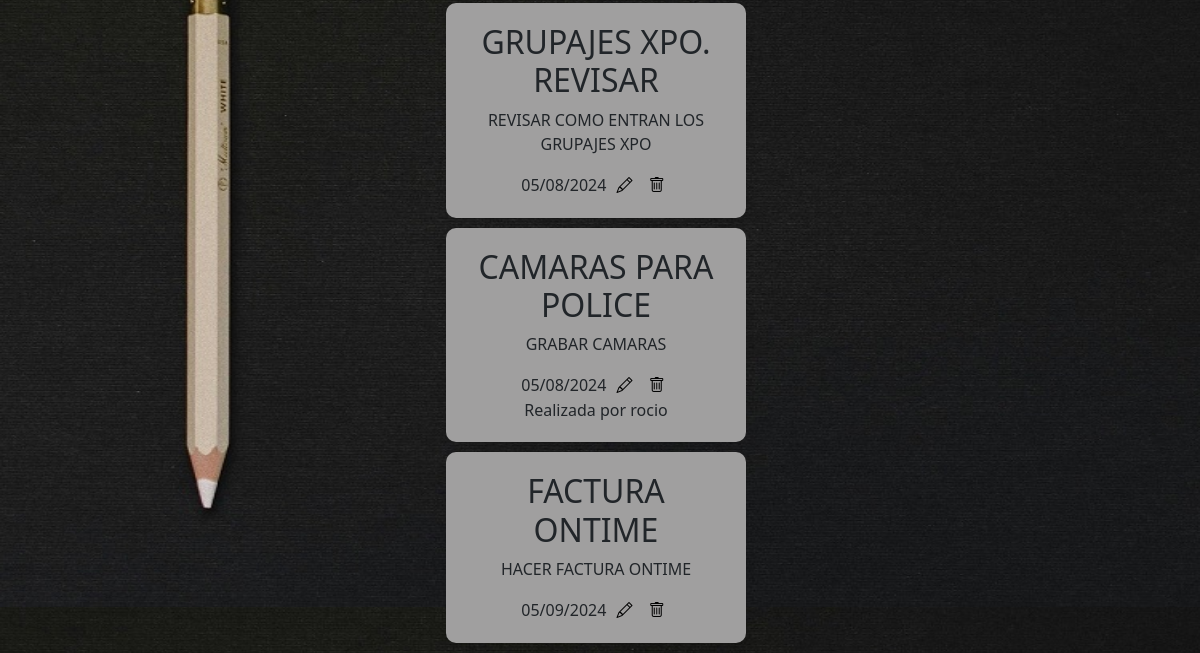
Before: /pasadas (lower part) with the older database file.
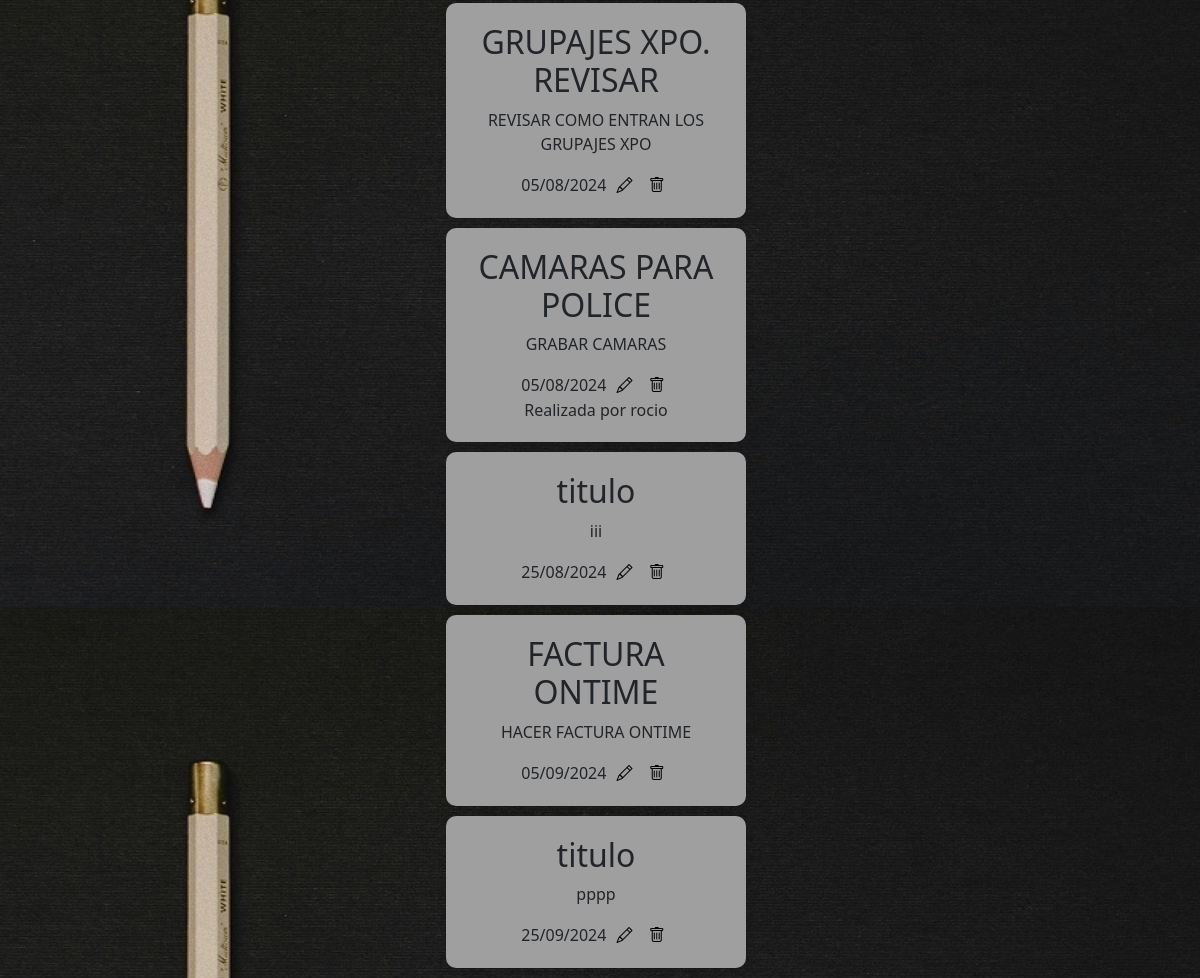
After: the same page with the newer database file.
### models.py (models this page shows, shortened)
class Tarea(db.Base):
    __tablename__ = "tarea"
    id = Column(Integer, primary_key=True)
    titulo = Column(String(20), nullable=False)
    contenido = Column(String(200), nullable=False)
    fecha_alta = Column(DateTime, nullable=False)
    fecha_alerta = Column(Date, nullable=False)
    realizada = Column(Boolean, default=False)
    nombre_doc = Column(String(200))
    usuario = Column(String(20))

### tareas/tareas.py (the view)
    @app.route('/pasadas')
    def home_pasadas():
        hoy = datetime.today().date()
        lista_pasadas = db.session.query(Tarea).filter(Tarea.fecha_alerta < hoy).all()
        lista_pasadas_ordenada = sorted(lista_pasadas, key=lambda tarea: tarea.fecha_alerta)
        return render_template("tareas_pasadas.html", lista_pasadas = lista_pasadas_ordenada, hoy=hoy)

### db.py (called while the page is built, shortened)
@event.listens_for(engine, "connect")
def _sqlite_varios_procesos(dbapi_connection, connection_record):
    cursor = dbapi_connection.cursor()
    cursor.execute("PRAGMA journal_mode=WAL")
    cursor.fetchone()
    cursor.execute("PRAGMA busy_timeout=30000")
    cursor.close()

def close_session(error=None):
    if not has_request_context():
        return

    def __getattr__(self, name):
        if has_request_context():
            if 'db_session' not in g:
                g.db_session = Session()
                logger.info("Nueva sesion de BD creada para el request")
            return getattr(g.db_session, name)
        temp_session = Session()
        try:
            return getattr(temp_session, name)
        finally:
            temp_session.close()

### main.py (called while the page is built, shortened)
@app.before_request
def aplicar_permisos_usuario():
    if not current_user.is_authenticated:
        return None

### templates/tareas_pasadas.html (shortened to what this page needs)
<!DOCTYPE html>
<html lang="es">
<head>
  <link rel="stylesheet" href="static/maintareas.css">
  <link href="https://cdn.jsdelivr.net/npm/bootstrap@5.3.0-alpha1/dist/css/bootstrap.min.css" rel="stylesheet">
  <link href="https://cdn.jsdelivr.net/npm/bootstrap-icons@1.7.2/font/bootstrap-icons.css" rel="stylesheet">
  <link href="https://cdnjs.cloudflare.com/ajax/libs/bootstrap/5.1.3/css/bootstrap.min.css" rel="stylesheet">
</head>
<body>
<br>
<br>
<div class="flex-container2">
  {% for t in lista_pasadas %}
    <div class="post-it2">
    <h2>{{t.titulo}}</h2>
    <p class="contenido">{{t.contenido}}</p>
      <fecha>{{t.fecha_alerta.strftime('%d/%m/%Y')}}</fecha>
    <form action="/posponer/{{ t.id }}" method="POST" class="d-inline-flex align-items-center" onsubmit="return posponer(event, {{ t.id }})">
      <button type="submit"><i class="bi bi-pencil custom-icon2"></i></button>
    </form>
    <form action="/borrar_tarea/{{ t.id }}" method="POST" class="d-inline-flex align-items-center" onsubmit="return confirm('¿Estás seguro de que quieres borrar esta tarea?');">
      <button type="submit"><i class="bi bi-trash custom-icon2"></i></button>
    </form>
    {% if t.realizada %}
    <br>
    <a>Realizada por {{ t.usuario}} </a>
    {% endif %}
</div>
     {% endfor %}
    </div>
</body>
</html>

Changed rows visible on the page:
added Tarea: titulo "titulo", contenido "iii", fecha_alerta "25/08/2024"
added Tarea: titulo "titulo", contenido "pppp", fecha_alerta "25/09/2024"
